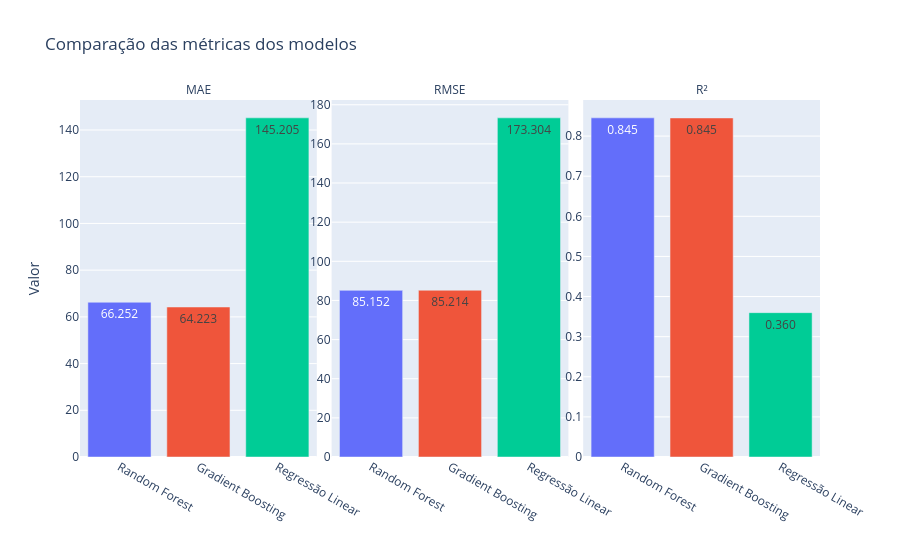

The notebook cell this image was saved under:
### Code cell
# formato longo: uma linha por (modelo, métrica)
df_metricas = df_resultados.melt(
    id_vars="Modelo",
    value_vars=["MAE", "RMSE", "R²"],
    var_name="Métrica",
    value_name="Valor",
)

fig = px.bar(
    df_metricas, x="Modelo", y="Valor",
    color="Modelo",
    facet_col="Métrica",
    text_auto=".3f",
    title="Comparação das métricas dos modelos",
)
fig.update_yaxes(matches=None, showticklabels=True)  # cada métrica com sua escala
fig.update_xaxes(title_text="")
fig.for_each_annotation(lambda a: a.update(text=a.text.split("=")[-1]))  # limpa "Métrica=MAE"
fig.update_layout(showlegend=False)
fig.show()

### Figure 1 — Plotly figure (JSON) as saved in the notebook; plotly's stock layout.template omitted (floating-point values rounded to 4 significant figures)
{"data": [{"hovertemplate": "Modelo=%{x}<br>Métrica=MAE<br>Valor=%{y}<extra></extra>", "legendgroup": "Random Forest", "marker": {"color": "#636efa", "pattern": {"shape": ""}}, "name": "Random Forest", "orientation": "v", "showlegend": true, "textposition": "auto", "texttemplate": "%{y:.3f}", "type": "bar", "x": ["Random Forest"], "xaxis": "x", "y": [66.25], "yaxis": "y"}, {"hovertemplate": "Modelo=%{x}<br>Métrica=RMSE<br>Valor=%{y}<extra></extra>", "legendgroup": "Random Forest", "marker": {"color": "#636efa", "pattern": {"shape": ""}}, "name": "Random Forest", "orientation": "v", "showlegend": false, "textposition": "auto", "texttemplate": "%{y:.3f}", "type": "bar", "x": ["Random Forest"], "xaxis": "x2", "y": [85.15], "yaxis": "y2"}, {"hovertemplate": "Modelo=%{x}<br>Métrica=R²<br>Valor=%{y}<extra></extra>", "legendgroup": "Random Forest", "marker": {"color": "#636efa", "pattern": {"shape": ""}}, "name": "Random Forest", "orientation": "v", "showlegend": false, "textposition": "auto", "texttemplate": "%{y:.3f}", "type": "bar", "x": ["Random Forest"], "xaxis": "x3", "y": [0.8455], "yaxis": "y3"}, {"hovertemplate": "Modelo=%{x}<br>Métrica=MAE<br>Valor=%{y}<extra></extra>", "legendgroup": "Gradient Boosting", "marker": {"color": "#EF553B", "pattern": {"shape": ""}}, "name": "Gradient Boosting", "orientation": "v", "showlegend": true, "textposition": "auto", "texttemplate": "%{y:.3f}", "type": "bar", "x": ["Gradient Boosting"], "xaxis": "x", "y": [64.22], "yaxis": "y"}, {"hovertemplate": "Modelo=%{x}<br>Métrica=RMSE<br>Valor=%{y}<extra></extra>", "legendgroup": "Gradient Boosting", "marker": {"color": "#EF553B", "pattern": {"shape": ""}}, "name": "Gradient Boosting", "orientation": "v", "showlegend": false, "textposition": "auto", "texttemplate": "%{y:.3f}", "type": "bar", "x": ["Gradient Boosting"], "xaxis": "x2", "y": [85.21], "yaxis": "y2"}, {"hovertemplate": "Modelo=%{x}<br>Métrica=R²<br>Valor=%{y}<extra></extra>", "legendgroup": "Gradient Boosting", "marker": {"color": "#EF553B", "pattern": {"shape": ""}}, "name": "Gradient Boosting", "orientation": "v", "showlegend": false, "textposition": "auto", "texttemplate": "%{y:.3f}", "type": "bar", "x": ["Gradient Boosting"], "xaxis": "x3", "y": [0.8452], "yaxis": "y3"}, {"hovertemplate": "Modelo=%{x}<br>Métrica=MAE<br>Valor=%{y}<extra></extra>", "legendgroup": "Regressão Linear", "marker": {"color": "#00cc96", "pattern": {"shape": ""}}, "name": "Regressão Linear", "orientation": "v", "showlegend": true, "textposition": "auto", "texttemplate": "%{y:.3f}", "type": "bar", "x": ["Regressão Linear"], "xaxis": "x", "y": [145.2], "yaxis": "y"}, {"hovertemplate": "Modelo=%{x}<br>Métrica=RMSE<br>Valor=%{y}<extra></extra>", "legendgroup": "Regressão Linear", "marker": {"color": "#00cc96", "pattern": {"shape": ""}}, "name": "Regressão Linear", "orientation": "v", "showlegend": false, "textposition": "auto", "texttemplate": "%{y:.3f}", "type": "bar", "x": ["Regressão Linear"], "xaxis": "x2", "y": [173.3], "yaxis": "y2"}, {"hovertemplate": "Modelo=%{x}<br>Métrica=R²<br>Valor=%{y}<extra></extra>", "legendgroup": "Regressão Linear", "marker": {"color": "#00cc96", "pattern": {"shape": ""}}, "name": "Regressão Linear", "orientation": "v", "showlegend": false, "textposition": "auto", "texttemplate": "%{y:.3f}", "type": "bar", "x": ["Regressão Linear"], "xaxis": "x3", "y": [0.3598], "yaxis": "y3"}], "layout": {"annotations": [{"font": {}, "showarrow": false, "text": "MAE", "x": 0.16, "xanchor": "center", "xref": "paper", "y": 1, "yanchor": "bottom", "yref": "paper"}, {"font": {}, "showarrow": false, "text": "RMSE", "x": 0.5, "xanchor": "center", "xref": "paper", "y": 1, "yanchor": "bottom", "yref": "paper"}, {"font": {}, "showarrow": false, "text": "R²", "x": 0.84, "xanchor": "center", "xref": "paper", "y": 1, "yanchor": "bottom", "yref": "paper"}], "barmode": "relative", "legend": {"title": {"text": "Modelo"}, "tracegroupgap": 0}, "showlegend": false, "title": {"text": "Comparação das métricas dos modelos"}, "xaxis": {"anchor": "y", "categoryarray": ["Random Forest", "Gradient Boosting", "Regressão Linear"], "categoryorder": "array", "domain": [0, 0.32], "title": {"text": ""}}, "xaxis2": {"anchor": "y2", "categoryarray": ["Random Forest", "Gradient Boosting", "Regressão Linear"], "categoryorder": "array", "domain": [0.34, 0.66], "matches": "x", "title": {"text": ""}}, "xaxis3": {"anchor": "y3", "categoryarray": ["Random Forest", "Gradient Boosting", "Regressão Linear"], "categoryorder": "array", "domain": [0.68, 1.0], "matches": "x", "title": {"text": ""}}, "yaxis": {"anchor": "x", "domain": [0, 1], "showticklabels": true, "title": {"text": "Valor"}}, "yaxis2": {"anchor": "x2", "domain": [0, 1], "showticklabels": true}, "yaxis3": {"anchor": "x3", "domain": [0, 1], "showticklabels": true}}}
